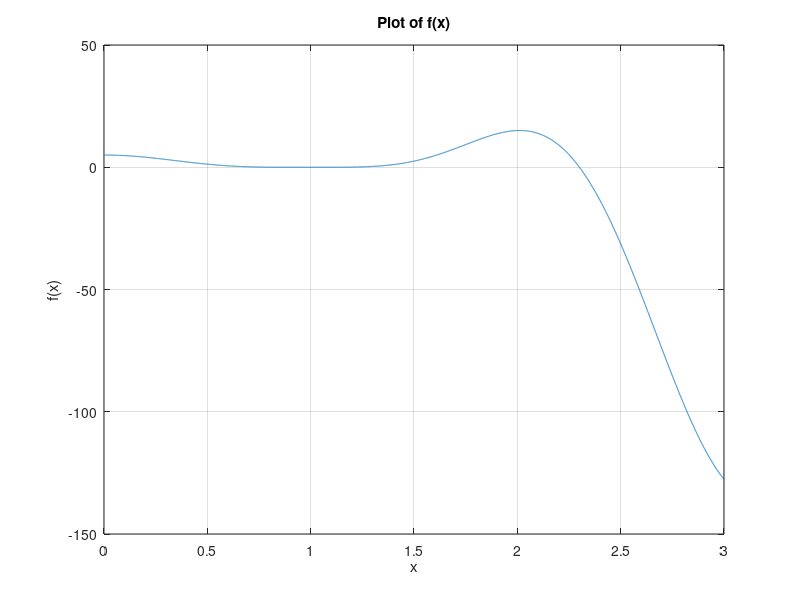

Source code (MATLAB): (Note: this script raises an error after producing the figure.)
% H συνάρτηση f
format long;
f_x = @(x) 94.*(cos(x).^3) - 24.*cos(x)+177.*(sin(x).^2) - 108*(sin(x).^4)-72.*(cos(x).^3 .* sin(x).^2) -65;
% Γράφημα της f
x = linspace(0, 3, 10000);  
plot(x, f_x(x));
grid on; 
xlabel('x');      
ylabel('f(x)'); 
title('Plot of f(x)'); 



%Τροποποιημένη μέθοδος Newton-Raphson | 100 φορές επανάληψη με τυχαία
%αρχικοποίηση για ευρεση μέσου όρου
syms x  
f_x = 94.*(cos(x).^3) - 24.*cos(x)+177.*(sin(x).^2) - 108*(sin(x).^4)-72.*(cos(x).^3 .* sin(x).^2) -65; 
df = diff(f_x, x); 


a=0;
b=3;

TotalIterations = 0;

for i=0:100
    randomInitialization = a + (b-a) * rand;
    tolerance = 10^(-7);
    f_numeric = matlabFunction(f_x);
    df_numeric = matlabFunction(df);
    
    xn_1 =randomInitialization;
    xn =  xn_1 - f_numeric(xn_1) / df_numeric(xn_1) - (1./2)*f_numeric(xn_1).^2 * df_numeric(df_numeric(xn_1)) ./df_numeric(xn_1).^3;
    iterations = 1;
    while abs(xn - xn_1) > tolerance
        xn_1 = xn;
        xn =  xn_1 - (f_numeric(xn_1) ) / (df_numeric(xn_1)+eps) - (1./2)*(f_numeric(xn_1)).^2 * (df_numeric(eps+df_numeric(xn_1))) ./(df_numeric(xn_1)+eps).^3;
         iterations = iterations +1;
    end
    disp(xn);
    disp(iterations);
    TotalIterations = TotalIterations + iterations;
end
AverateIterations = TotalIterations / 100;
fprintf("Average: %.2f",AverateIterations);



  %Solutions that i should find
%2.003
%0.8410
%1.047



%0.8 5 gia itin 0.84
%2.5 5 gia tin 2.3005
%1.1.05 15 gia tin 1.047
%0.5132